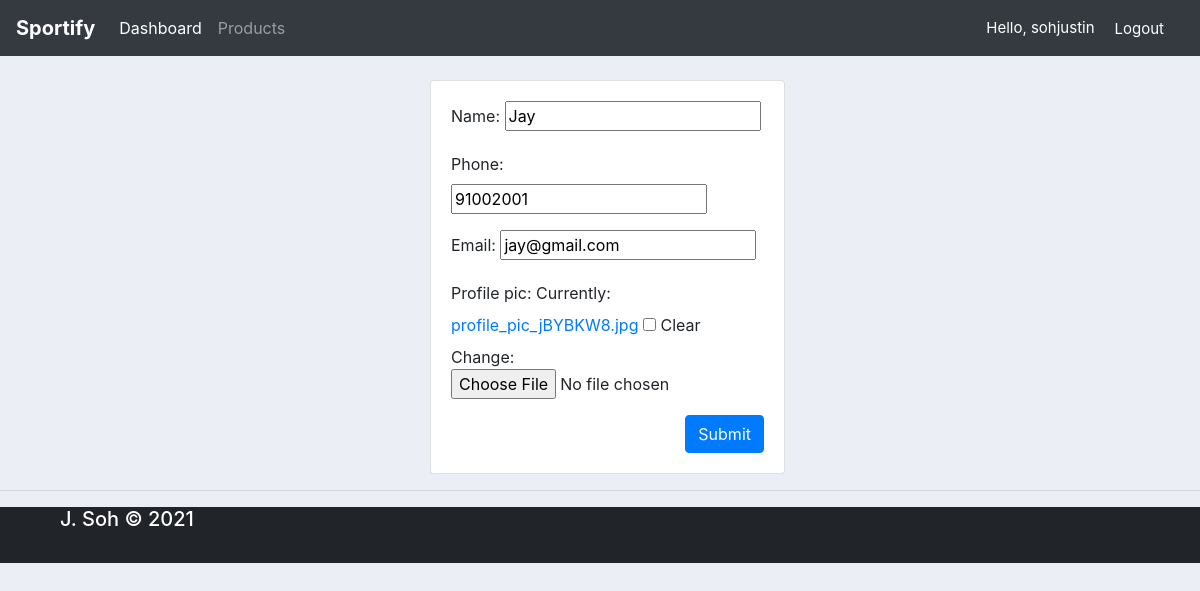
The page /update_customer/1/ (signed in) on the database its author committed.
### accounts/models.py (models this page shows, shortened)
class Customer(models.Model):
    user = models.OneToOneField(User, null=True, blank = True, on_delete = models.CASCADE)   #CASCADE means whenever a User is deleted, the relationship to the customer will be deleted
    name = models.CharField(max_length = 255, null = True)
    phone = models.CharField(max_length = 255, null = True)
    email = models.CharField(max_length = 255, null = True)
    profile_pic = models.ImageField(default = "profile_pic.jpg",null = True, blank = True)
    data_created = models.DateTimeField(auto_now_add = True, null = True)

### accounts/decorators.py (the view)
        def wrapper_func(request, *args, **kwargs):
            group = None
            if request.user.groups.exists():
                group = request.user.groups.all()[0].name
            if group in allowed_roles:
                return view_func(request, *args, **kwargs)
            else:
                return HttpResponse("You are not authorised to view this page")

### accounts/forms.py
class CustomerForm(ModelForm):
    class Meta:
        model = Customer
        fields = '__all__'
        exclude = ['user']

### accounts/views.py (called while the page is built)
@login_required(login_url = 'accounts:login')
@allowed_users(allowed_roles = ['admin'])
def updateCustomer(request, pk):
    customer = Customer.objects.get(id=pk)
    form = CustomerForm(instance = customer)
    if request.method == 'POST':
        form = CustomerForm(request.POST, instance = customer)
        if form.is_valid():
            form.save()
            return redirect('/')
    context = {'form' : form}
    return render(request, 'accounts/customer_form.html', context)

### accounts/templates/accounts/customer_form.html (shortened to what this page needs)
{% extends 'accounts/main.html' %}
{% load static %}
{% block content_block %}
<br>
<div class="container-fluid">
  <div style="margin-left: 400px" class="">
    <div class="col-md-6">
      <div class=" card card-body">
        <form action="" method="POST">
           <div class="form-group">
          {{form.as_p}}
          <input class="btn btn-primary float-right" type="submit" name="" value="Submit">
          </div>
        </form>
      </div>
    </div>
  </div>
</div>
{% endblock %}

### accounts/templates/accounts/navbar.html (shortened to what this page needs)
{% load static %}
<nav class="navbar navbar-expand-lg navbar-dark bg-dark">
  <a class="navbar-brand" href="{% url 'accounts:home' %}"><strong>Sportify</strong></a>
  <div class="collapse navbar-collapse" id="navbarNav">
    <ul class="navbar-nav">
      {% if request.user.is_staff %}
      <li class="nav-item active">
        <a class="nav-link" href="{% url 'accounts:home' %}">Dashboard <span class="sr-only">(current)</span></a>
      </li>
      <li class="nav-item">
        <a class="nav-link" href="{% url 'accounts:products'%}">Products</a>
      </li>
      {% endif %}
    </ul>
  </div>
  <span class = "hello-msg">Hello, {{request.user}}</span>
  <span><a class = "hello-msg" href="{% url 'accounts:logout'%}">Logout</a></span>
</nav>

### static/css/main.css (style rules this page uses)
body { background-color: #ebeff5; }

### accounts/templates/accounts/navbar.html (style rules this page uses)
.hello-msg { font-size: 15px; color: #fff; margin-right: 20px; }

### rows shown on the page
Customer: name "Jay", phone "91002001", email "jay@gmail.com"

### other values the page prints
{{ request.user }} "sohjustin"
